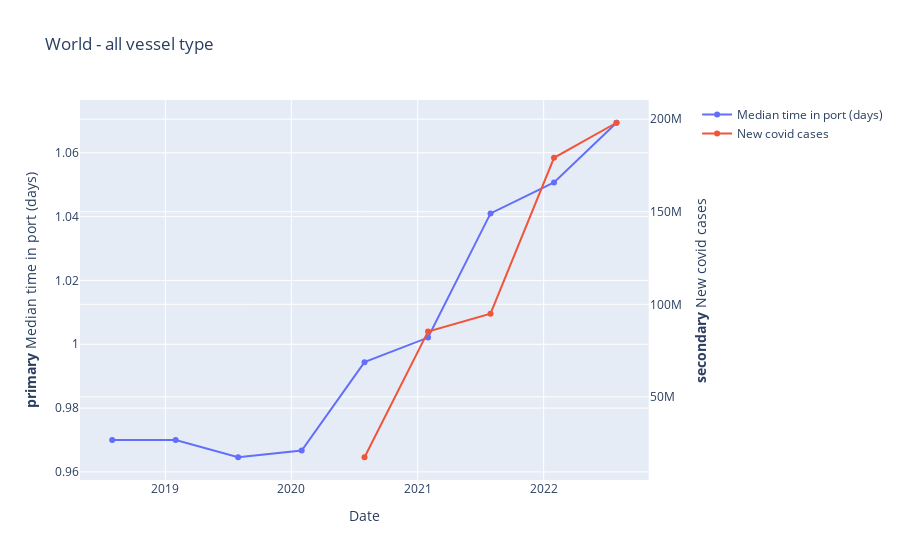

Notebook code for this chart:
### Code cell
df_combined_world = df_combined_world[df_combined_world['Vessel_Type'] == 'All ships']

# Create figure with secondary y-axis
fig = make_subplots(specs=[[{"secondary_y": True}]])

# Add traces
fig.add_trace(
    go.Scatter(x=df_combined_world['date'], y=df_combined_world['Median time in port (days)'], name="Median time in port (days)"),
    secondary_y=False,
)

fig.add_trace(
    go.Scatter(x=df_combined_world['date'], y=df_combined_world['new_cases'], name="New covid cases"),
    secondary_y=True,
)

# Add figure title
fig.update_layout(
    title_text="World - all vessel type"
)

# Set x-axis title
fig.update_xaxes(title_text="Date")

# Set y-axes titles
fig.update_yaxes(title_text="<b>primary</b> Median time in port (days)", secondary_y=False)
fig.update_yaxes(title_text="<b>secondary</b> New covid cases", secondary_y=True)

fig.show()

### Figure 1 — Plotly figure (JSON) as saved in the notebook; plotly's stock layout.template omitted (floating-point values rounded to 4 significant figures)
{"data": [{"name": "Median time in port (days)", "type": "scatter", "x": ["2018-07-31", "2019-01-31", "2019-07-31", "2020-01-31", "2020-07-31", "2021-01-31", "2021-07-31", "2022-01-31", "2022-07-31"], "xaxis": "x", "y": [0.97, 0.97, 0.9646, 0.9667, 0.9944, 1.002, 1.041, 1.051, 1.069], "yaxis": "y"}, {"name": "New covid cases", "type": "scatter", "x": ["2018-07-31", "2019-01-31", "2019-07-31", "2020-01-31", "2020-07-31", "2021-01-31", "2021-07-31", "2022-01-31", "2022-07-31"], "xaxis": "x", "y": [null, null, null, null, 17365906, 85324365, 94959285, 179182964, 198097947], "yaxis": "y2"}], "layout": {"title": {"text": "World - all vessel type"}, "xaxis": {"anchor": "y", "domain": [0, 0.94], "title": {"text": "Date"}}, "yaxis": {"anchor": "x", "domain": [0, 1], "title": {"text": "<b>primary</b> Median time in port (days)"}}, "yaxis2": {"anchor": "x", "overlaying": "y", "side": "right", "title": {"text": "<b>secondary</b> New covid cases"}}}}
